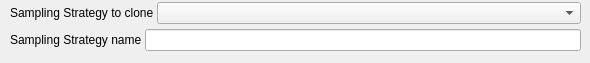
           <widget class="QWidget" name="page_32">
            <widget class="QWidget" name="layoutWidget_17">
             <property name="geometry">
              <rect>
               <x>10</x>
               <y>0</y>
               <width>571</width>
               <height>54</height>
              </rect>
             </property>
             <layout class="QVBoxLayout" name="verticalLayout_13">
              <property name="spacing">
               <number>3</number>
              </property>
              <item>
               <layout class="QHBoxLayout" name="horizontalLayout_47">
                <item>
                 <widget class="QLabel" name="label_75">
                  <property name="sizePolicy">
                   <sizepolicy hsizetype="Fixed" vsizetype="Preferred">
                    <horstretch>0</horstretch>
                    <verstretch>0</verstretch>
                   </sizepolicy>
                  </property>
                  <property name="text">
                   <string>Sampling Strategy to clone</string>
                  </property>
                 </widget>
                </item>
                <item>
                 <widget class="QComboBox" name="comboBox_17"/>
                </item>
               </layout>
              </item>
              <item>
               <layout class="QHBoxLayout" name="horizontalLayout_48">
                <property name="spacing">
                 <number>3</number>
                </property>
                <item>
                 <widget class="QLabel" name="label_76">
                  <property name="sizePolicy">
                   <sizepolicy hsizetype="Fixed" vsizetype="Preferred">
                    <horstretch>0</horstretch>
                    <verstretch>0</verstretch>
                   </sizepolicy>
                  </property>
                  <property name="text">
                   <string>Sampling Strategy name</string>
                  </property>
                 </widget>
                </item>
                <item>
                 <widget class="QLineEdit" name="lineEdit_22"/>
                </item>
               </layout>
              </item>
             </layout>
            </widget>
           </widget>
